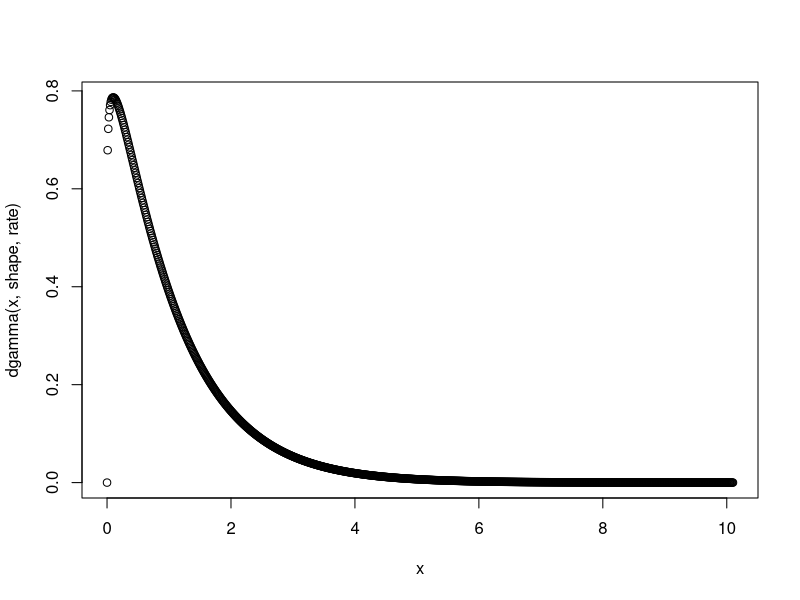

Generate this figure with R:
g.mode <- 0.1
g.sd <- 1

(rate <- (g.mode + sqrt(g.mode^2 + 4*g.sd^2)) / (2*g.sd^2))
(shape <- 1 + g.mode*rate)

x <- seq(from=0,to=g.mode+g.sd*10,by=g.sd/100)
plot(x, dgamma(x,shape,rate))
